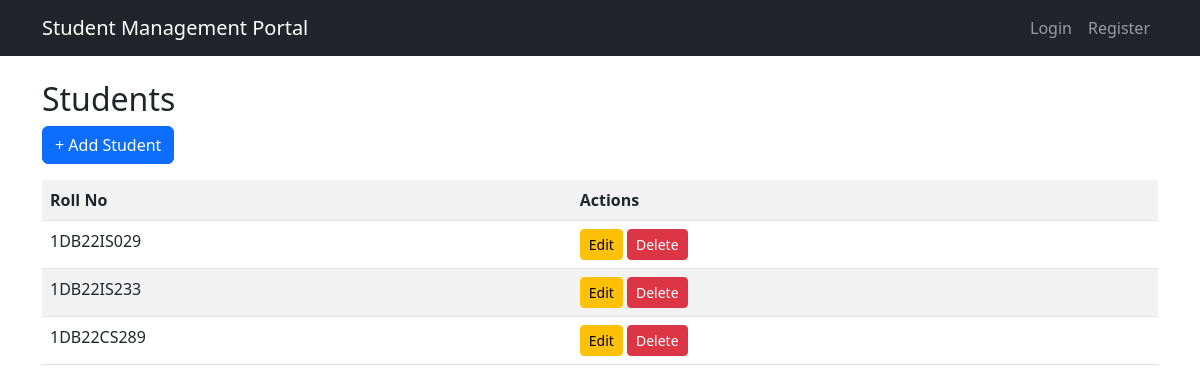
The page /students/ on the database its author committed.
### core/models.py (models this page shows, shortened)
class Student(models.Model):
    user = models.OneToOneField(User, on_delete=models.CASCADE)
    roll_no = models.CharField(max_length=20, unique=True)
    courses = models.ManyToManyField(Course, through="Enrollment")

### core/views.py (the view)
# urls.py: path("students/", views.student_list, name = 'student_list'),
def student_list(request):
    students = Student.objects.all()
    return render(request, "core/students/student_list.html", {"students": students})

### core/templates/core/students/student_list.html (shortened to what this page needs)
{% extends "base.html" %}
{% block content %}
<h2>Students</h2>
<a href="{% url 'student_create' %}" class="btn btn-primary mb-3">+ Add Student</a>
<table class="table table-striped">
    <tr>
        <th>Roll No</th>
        <th>Actions</th>
    </tr>
    {% for student in students %}
    <tr>
        <td>{{ student.roll_no }}</td>
        <td>
            <a href="{% url 'student_update' student.id %}" class="btn btn-warning btn-sm">Edit</a>
            <a href="{% url 'student_delete' student.id %}" class="btn btn-danger btn-sm">Delete</a>
        </td>
    </tr>
    {% endfor %}
</table>
{% endblock %}

### rows shown on the page
Student: roll_no "1DB22IS029"
Student: roll_no "1DB22IS233"
Student: roll_no "1DB22CS289"
